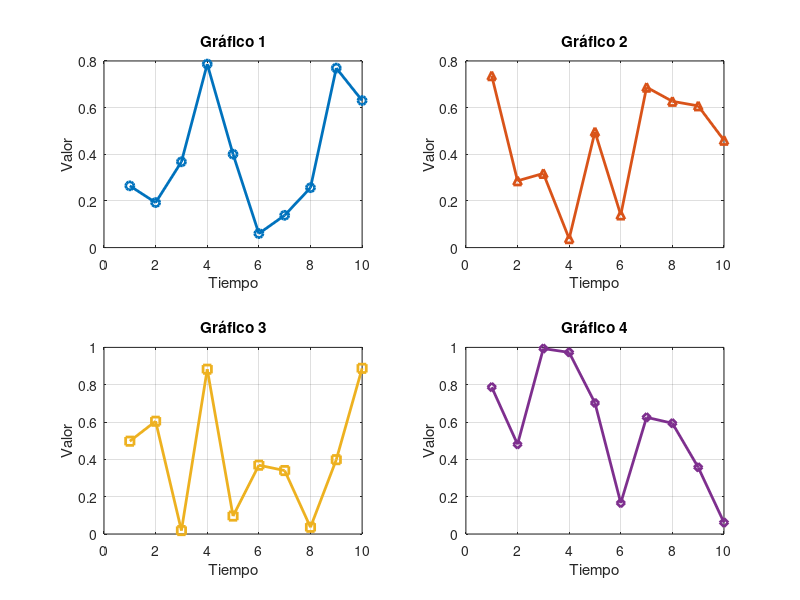

Reproduce this figure in MATLAB.
figure;
subplot(2, 2, 1);
plot(rand(10, 1), '-o', 'Color', [0, 0.4470, 0.7410], 'LineWidth', 2);
xlabel('Tiempo');
ylabel('Valor');
title('Gráfico 1');
grid on;

subplot(2, 2, 2);
plot(rand(10, 1), '-^', 'Color', [0.8500, 0.3250, 0.0980], 'LineWidth', 2);
xlabel('Tiempo');
ylabel('Valor');
title('Gráfico 2');
grid on;

subplot(2, 2, 3);
plot(rand(10, 1), '-s', 'Color', [0.9290, 0.6940, 0.1250], 'LineWidth', 2);
xlabel('Tiempo');
ylabel('Valor');
title('Gráfico 3');
grid on;

subplot(2, 2, 4);
plot(rand(10, 1), '-d', 'Color', [0.4940, 0.1840, 0.5560], 'LineWidth', 2);
xlabel('Tiempo');
ylabel('Valor');
title('Gráfico 4');
grid on;
